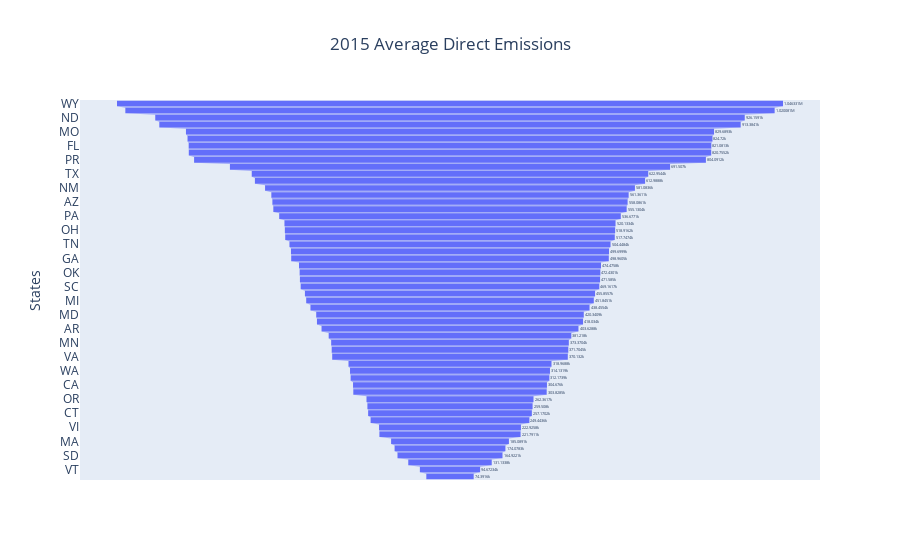

Here is the notebook cell this chart was saved with:
### Code cell
df_2015 = LRIT_new2.select("State", "avg_dir_emi_2015").sort("avg_dir_emi_2015", descending = True)
fig = go.Figure(go.Funnel(
    y=df_2015["State"],
    x=df_2015["avg_dir_emi_2015"] ))
fig.update_layout(title='2015 Average Direct Emissions ',xaxis_title="Average Emissions(2015)",yaxis_title="States",title_x=0.5)
fig.show()

### Figure 1 — Plotly figure (JSON) as saved in the notebook; plotly's stock layout.template omitted (floating-point values rounded to 4 significant figures)
{"data": [{"type": "funnel", "x": [1046000.0, 1020000.0, 926200.0, 913400.0, 829700.0, 824700.0, 821100.0, 820800.0, 804100.0, 691500.0, 623000.0, 613000.0, 581100.0, 561400.0, 558100.0, 555100.0, 536700.0, 520100.0, 518900.0, 517700.0, 504400.0, 499700.0, 499000.0, 474500.0, 472400.0, 471600.0, 469200.0, 455900.0, 451800.0, 438500.0, 420300.0, 418000.0, 403600.0, 381200.0, 373400.0, 371700.0, 370100.0, 319000.0, 314100.0, 312200.0, 304700.0, 303800.0, 262400.0, 259500.0, 257200.0, 249400.0, 222900.0, 221800.0, 185100.0, 174100.0, 164900.0, 131100.0, 94670.0, 74390.0], "y": ["WY", "WV", "ND", "MT", "MO", "IN", "FL", "KY", "PR", "UT", "TX", "AL", "NM", "NC", "AZ", "GU", "PA", "DE", "OH", "CO", "TN", "NV", "GA", "NE", "OK", "IL", "SC", "MS", "MI", "LA", "MD", "KS", "AR", "WI", "MN", "IA", "VA", "HI", "WA", "RI", "CA", "NJ", "OR", "AK", "CT", "NH", "VI", "NY", "MA", "ME", "SD", "ID", "VT", "DC"]}], "layout": {"title": {"text": "2015 Average Direct Emissions ", "x": 0.5}, "xaxis": {"title": {"text": "Average Emissions(2015)"}}, "yaxis": {"title": {"text": "States"}}}}
